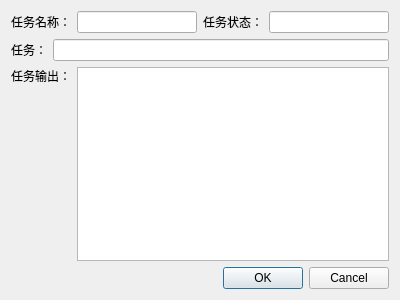
<?xml version="1.0" encoding="UTF-8"?>
<ui version="4.0">
 <class>TaskDetailDialogUi</class>
 <widget class="QDialog" name="TaskDetailDialogUi">
  <property name="geometry">
   <rect>
    <x>0</x>
    <y>0</y>
    <width>400</width>
    <height>300</height>
   </rect>
  </property>
  <property name="windowTitle">
   <string>Dialog</string>
  </property>
  <layout class="QVBoxLayout" name="verticalLayout_2">
   <item>
    <layout class="QHBoxLayout" name="horizontalLayout">
     <item>
      <widget class="QLabel" name="label">
       <property name="text">
        <string>任务名称：</string>
       </property>
      </widget>
     </item>
     <item>
      <widget class="QLineEdit" name="lineEdit_name"/>
     </item>
     <item>
      <widget class="QLabel" name="label_2">
       <property name="text">
        <string>任务状态：</string>
       </property>
      </widget>
     </item>
     <item>
      <widget class="QLineEdit" name="lineEdit_status"/>
     </item>
    </layout>
   </item>
   <item>
    <layout class="QHBoxLayout" name="horizontalLayout_2">
     <item>
      <widget class="QLabel" name="label_3">
       <property name="text">
        <string>任务：</string>
       </property>
      </widget>
     </item>
     <item>
      <widget class="QLineEdit" name="lineEdit_cmd"/>
     </item>
    </layout>
   </item>
   <item>
    <layout class="QHBoxLayout" name="horizontalLayout_3">
     <item>
      <layout class="QVBoxLayout" name="verticalLayout">
       <item>
        <widget class="QLabel" name="label_4">
         <property name="text">
          <string>任务输出：</string>
         </property>
        </widget>
       </item>
       <item>
        <spacer name="verticalSpacer">
         <property name="orientation">
          <enum>Qt::Orientation::Vertical</enum>
         </property>
         <property name="sizeHint" stdset="0">
          <size>
           <width>20</width>
           <height>40</height>
          </size>
         </property>
        </spacer>
       </item>
      </layout>
     </item>
     <item>
      <widget class="QTextEdit" name="textEdit_out">
       <property name="readOnly">
        <bool>true</bool>
       </property>
      </widget>
     </item>
    </layout>
   </item>
   <item>
    <widget class="QDialogButtonBox" name="buttonBox">
     <property name="orientation">
      <enum>Qt::Orientation::Horizontal</enum>
     </property>
     <property name="standardButtons">
      <set>QDialogButtonBox::StandardButton::Cancel|QDialogButtonBox::StandardButton::Ok</set>
     </property>
    </widget>
   </item>
  </layout>
 </widget>
 <resources/>
 <connections>
  <connection>
   <sender>buttonBox</sender>
   <signal>accepted()</signal>
   <receiver>TaskDetailDialogUi</receiver>
   <slot>accept()</slot>
   <hints>
    <hint type="sourcelabel">
     <x>248</x>
     <y>254</y>
    </hint>
    <hint type="destinationlabel">
     <x>157</x>
     <y>274</y>
    </hint>
   </hints>
  </connection>
  <connection>
   <sender>buttonBox</sender>
   <signal>rejected()</signal>
   <receiver>TaskDetailDialogUi</receiver>
   <slot>reject()</slot>
   <hints>
    <hint type="sourcelabel">
     <x>316</x>
     <y>260</y>
    </hint>
    <hint type="destinationlabel">
     <x>286</x>
     <y>274</y>
    </hint>
   </hints>
  </connection>
 </connections>
</ui>
